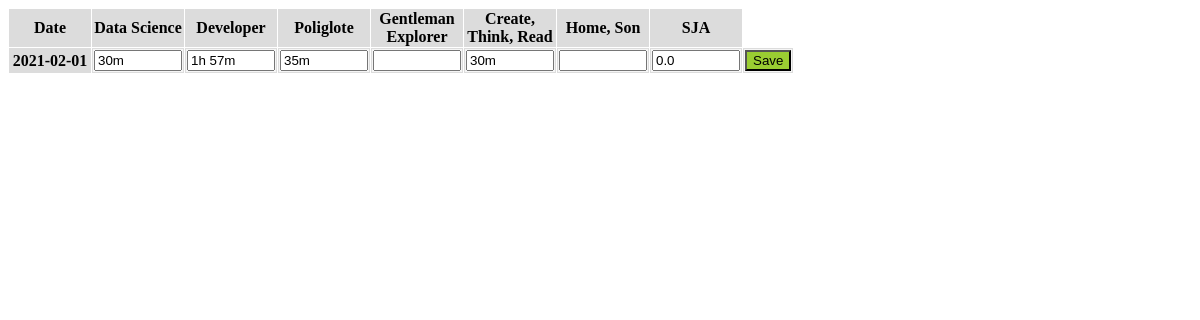
The app's page /day/edit/2021-02-01 with its own data.
### mymonth/models.py (models this page shows, shortened)
class Days(db.Model):
    id = db.Column(db.Date, primary_key = True)
    ds = db.Column(db.Interval)   # Data Science
    dev = db.Column(db.Interval)  # Developer
    pol = db.Column(db.Interval)  # Poliglote
    ge = db.Column(db.Interval)   # Gentleman Explorer
    crt = db.Column(db.Interval)  # Create Read Think
    hs = db.Column(db.Interval)   # Home Son
    alk = db.Column(db.Float)     # Alko

### mymonth/routes.py (the view, shortened to what this page needs)
@app.route('/day/edit/<id_day>', methods=['GET', 'POST'])
def edit_day(id_day):
    day = Days.query.get_or_404(date.fromisoformat(id_day))
    form_day = DayEditForm()
    return render_template('edit_day.html', form_day=form_day, day=day, f_string_from_duration=string_from_duration, f_string_from_float=string_from_float)

### mymonth/forms.py
class DayEditForm(FlaskForm):
    id = DateField(label='Date')
    ds = StringField(label='Data Science')
    dev = StringField(label='Developer')
    pol = StringField(label='Poliglote')
    ge = StringField(label='Gentleman Explorer')
    crt = StringField(label='Create, Think, Read')
    hs = StringField(label='Home, Son')
    alk = StringField(label='SJA')
    submit = SubmitField(label='Save')

### mymonth/utils.py (called while the page is built)
def string_from_duration(x):
    if isinstance(x, datetime):
        x = x - datetime(1970, 1, 1)
    if x is None or x is NaT or x.total_seconds() == 0:
        return ''
    total_seconds = x.total_seconds()
    days = total_seconds // 86400
    total_seconds -= days * 86400
    hours = total_seconds // 3600
    total_seconds -= hours * 3600
    minutes = total_seconds // 60
    total_seconds -= minutes * 60
    seconds = total_seconds
    duration_items = [(days, 'd'), (hours, 'h'), (minutes, 'm'), (seconds, 's')]
    non_zero_items = 0
    for item in duration_items:
        if item[0] != 0:
            non_zero_items += 1
    if non_zero_items > 2:
        duration_items.pop(-1)
    outcome = ''
    for item in duration_items:
        if item[0] != 0:
            outcome += f'{int(item[0])}{item[1]} '
    return outcome[:-1]

def string_from_float(x):
    outcome = x
    if x is None:
        outcome = ''
    return outcome

### mymonth/templates/edit_day.html (shortened to what this page needs)
{% extends "layout.html" %}
{% block content %}
<table>
    <form method="POST" action="">
        <tr>
            <th>{{ form_day.id.label }}</th>
            <th>{{ form_day.ds.label }}</th>
            <th>{{ form_day.dev.label }}</th>
            <th>{{ form_day.pol.label }}</th>
            <th>{{ form_day.ge.label }}</th>
            <th>{{ form_day.crt.label }}</th>
            <th>{{ form_day.hs.label }}</th>
            <th>{{ form_day.alk.label }}</th>
        </tr>
        <tr>
            <th>{{day.id}}</th>
            <td>{{ form_day.ds(style="width: 80px", value=f_string_from_duration(day.ds)) }}</td>
            <td>{{ form_day.dev(style="width: 80px", value=f_string_from_duration(day.dev)) }}</td>
            <td>{{ form_day.pol(style="width: 80px", value=f_string_from_duration(day.pol)) }}</td>
            <td>{{ form_day.ge(style="width: 80px", value=f_string_from_duration(day.ge)) }}</td>
            <td>{{ form_day.crt(style="width: 80px", value=f_string_from_duration(day.crt)) }}</td>
            <td>{{ form_day.hs(style="width: 80px", value=f_string_from_duration(day.hs)) }}</td>
            <td>{{ form_day.alk(style="width: 80px", value=f_string_from_float(day.alk)) }}</td>
            <td>{{ form_day.submit(class="btn_edit_day_save") }}</td>
        </tr>
    </form>
</table>
{% endblock content %}

### mymonth/static/styles.css (style rules this page uses)
table { border-spacing: 1px; }
td { background-color: whitesmoke; border: 1px solid gainsboro; }
th { background-color: gainsboro; width: 80px; }
.btn_edit_day_save { background-color: yellowgreen; }

### records on screen
Days: id "2021-02-01", ds "30m", dev "1h 57m", pol "35m", crt "30m", alk "0.0"
